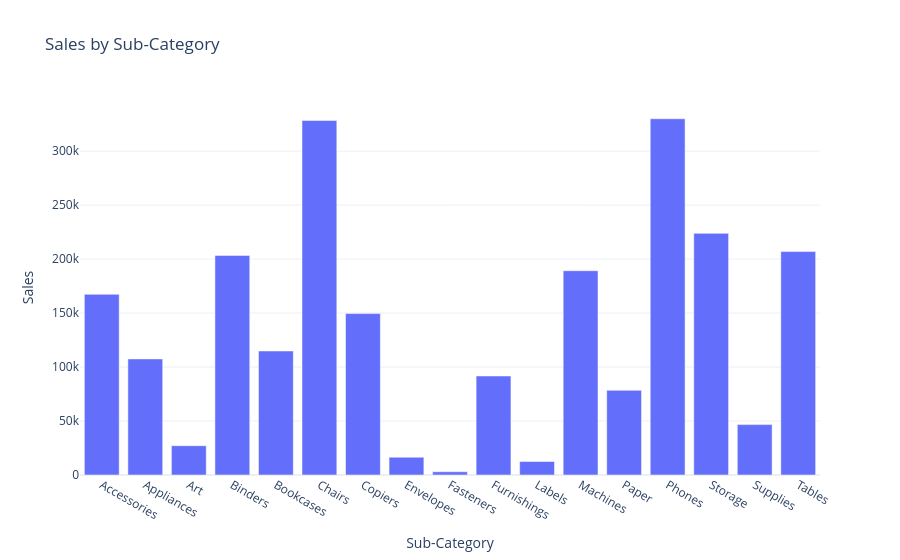

Source (notebook cell):
### Code cell
fig3 = px.bar(sales_by_subcategory,
             x='Sub-Category',
             y = 'Sales',
             title='Sales by Sub-Category')
fig3.show()

### Figure 1 — Plotly figure (JSON) as saved in the notebook; plotly's stock layout.template omitted (floating-point values rounded to 4 significant figures)
{"data": [{"hovertemplate": "Sub-Category=%{x}<br>Sales=%{y}<extra></extra>", "legendgroup": "", "marker": {"color": "#636efa", "pattern": {"shape": ""}}, "name": "", "orientation": "v", "showlegend": false, "textposition": "auto", "type": "bar", "x": ["Accessories", "Appliances", "Art", "Binders", "Bookcases", "Chairs", "Copiers", "Envelopes", "Fasteners", "Furnishings", "Labels", "Machines", "Paper", "Phones", "Storage", "Supplies", "Tables"], "xaxis": "x", "y": [167400.0, 107500.0, 27120.0, 203400.0, 114900.0, 328400.0, 149500.0, 16480.0, 3024.0, 91710.0, 12490.0, 189200.0, 78480.0, 330000.0, 223800.0, 46670.0, 207000.0], "yaxis": "y"}], "layout": {"barmode": "relative", "legend": {"tracegroupgap": 0}, "title": {"text": "Sales by Sub-Category"}, "xaxis": {"anchor": "y", "domain": [0, 1], "title": {"text": "Sub-Category"}}, "yaxis": {"anchor": "x", "domain": [0, 1], "title": {"text": "Sales"}}}}
